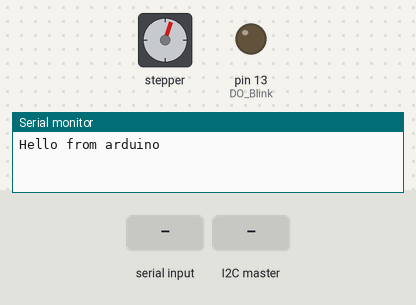
Bench run of a sketch on a simulated Arduino Uno, built for the host (arithmetic inside an expression is 32-bit, double 64-bit). Shown: stepper motor, output pins drawn as LEDs (lit = HIGH), the last lines printed to the serial monitor. The inputs (shaded band) are chosen by the test bench. Stepper angles assume 2048 steps per turn.

Above: at 1.2 s.
1.3 s: "200\n" received over Serial
At 1.73 s:
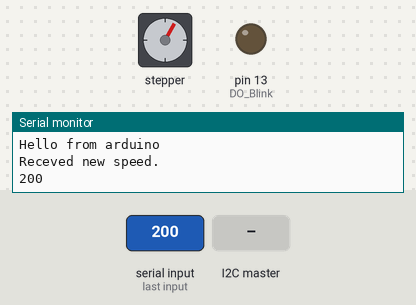
4.3 s: the I2C master sends the byte 0
7.3 s: the I2C master sends the byte 1
At 8.4 s:
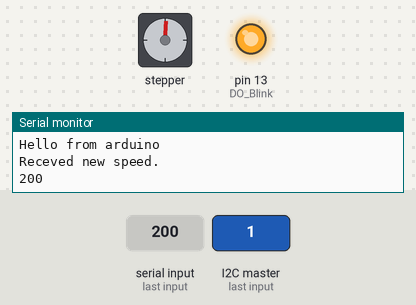
8.8 s: "90,45,200\n" received over Serial
At 9.6 s:
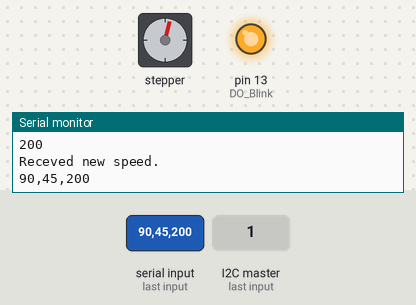
11.8 s: "200\n" received over Serial
14.8 s: the I2C master sends the byte 0
At 15.21 s:
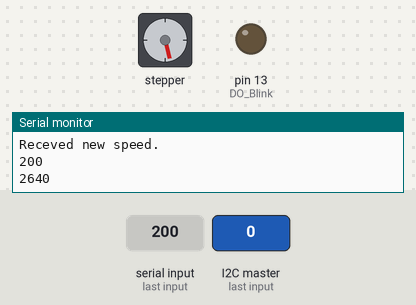
Timing chart, 0 to 21.6 s (numbered marks = the images above; inputs shaded):
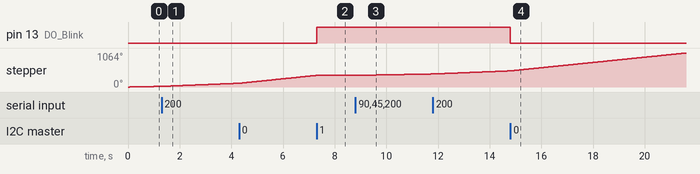

The sketch:

sketch_oct14a.ino
```cpp
// (licence header left out)
#include <AccelStepper.h>
#include <Wire.h>
void BlinkLED(int Press);
void setDirection();
int speed;int DO_Blink = 13;
byte I2C_OnOff;
void serial_flush(void);
void readstring();
int directionVar = 0; // 0 forward  1 rev
String inputString = "";
bool stringComplete = false;
int Mtrspeed;
AccelStepper stepper; // Defaults to AccelStepper::FULL4WIRE (4 pins) on 2, 3, 4, 5

int printLocationCnt = 0;
void setup()
{

   Mtrspeed = 100;
   Serial.begin(9600);
   Serial.println("Hello from arduino");
   stepper.setMaxSpeed(1000);
   stepper.setAcceleration(1000.0);
   stepper.setSpeed(Mtrspeed);


  pinMode(DO_Blink, OUTPUT);
  Wire.begin(1);
  Wire.onReceive(BlinkLED);
  stepper.setMaxSpeed(750);

  stepper.setSpeed(Mtrspeed);


}

/*
if(inputString.substring(0,2) == "cd")
    {
      stepper.setPinsInverted(true,false,false);
      stepper.runSpeed();
    }else
    {

*/

void setDirection()
{
  if(directionVar == 0)
  {
    directionVar = 1;
    stepper.setPinsInverted(true,false,false);
      stepper.runSpeed();
  }else
  {
    directionVar = 0;
    stepper.setPinsInverted(false,false,false);
      stepper.runSpeed();
  }
}

void loop()
{
  if(printLocationCnt >= 25000)
  {
    Serial.println(stepper.currentPosition());
    printLocationCnt = 0;
  }
  printLocationCnt++;
readstring();
  if (stringComplete)
  {
    Serial.println("Receved new speed.");
    Serial.println(inputString);


    if(inputString.substring(0,2) == "cd")
    {
      setDirection();
    }else
    {
      if (inputString.toInt() > 580 && inputString.toInt() <630)
      {
        inputString = "631";
      }
      int newVal = inputString.toInt();
    Mtrspeed = newVal;
    stepper.setSpeed(Mtrspeed);
    stepper.runSpeed();
    }


     serial_flush(),
     inputString = "";
     stringComplete = false;
   }

   stepper.runSpeed();
//Serial.println("Hello from arduino");
}


void serial_flush(void) {
  while (Serial.available()) Serial.read();
}

void readstring()
{
  while (Serial.available()) {
    // get the new byte:
    char inChar = (char)Serial.read();
    // add it to the inputString:
    inputString += inChar;
    // if the incoming character is a newline, set a flag so the main loop can
    // do something about it:
    if (inChar == '\n') {
      stringComplete = true;
      serial_flush();
      return;
    }
  }
}

void BlinkLED(int Press)
{
  I2C_OnOff = Wire.read();
  if (I2C_OnOff == 1)
  {
   digitalWrite(DO_Blink, HIGH);
   stepper.setSpeed(0);
    stepper.runSpeed();
  }
  else if (I2C_OnOff == 0)
  {
   digitalWrite(DO_Blink, LOW);
   stepper.setSpeed(600);
    stepper.runSpeed();
  }
}
```

Measured:
- after the input at 7.3 s, pin 13 (DO_Blink): LOW → HIGH at once; stepper: goes on until 7.3 s, then stays 364°
- after the input at 8.8 s, stepper: keeps turning clockwise at about 15°/s, starting at once
- after the input at 14.8 s, pin 13 (DO_Blink): HIGH → LOW at once
